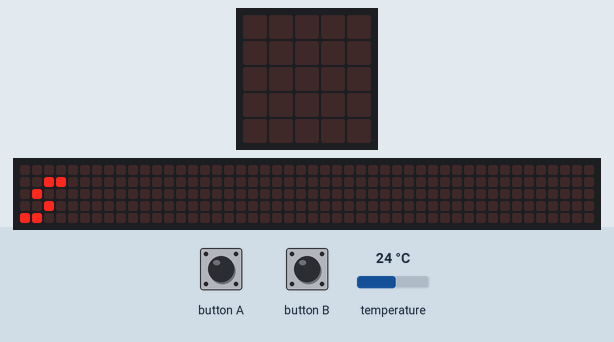
Simulated run of this program. Board: BBC micro:bit (MakeCode). On the bench: the board's 5×5 LED display, a strip that is not on the board, showing the scrolling text unrolled. The test bench sets the inputs (shaded band); at power-on: temperature 24 °C. The 48×5 strip is a reading aid, not a part: it shows the text the display is scrolling, unrolled, one strip-width of it at a time.

Above: at 8.6 s.
10.3 s: button A pressed for 0.15 s
At 21.92 s:
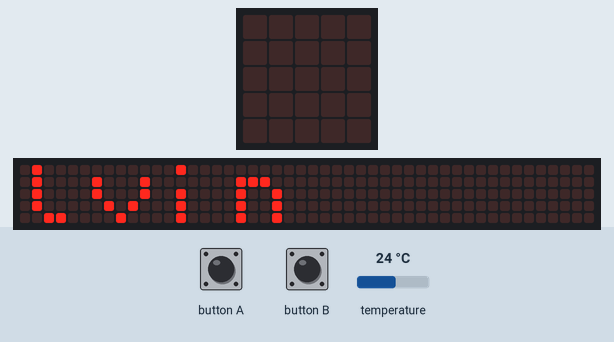
At 23.3 s:
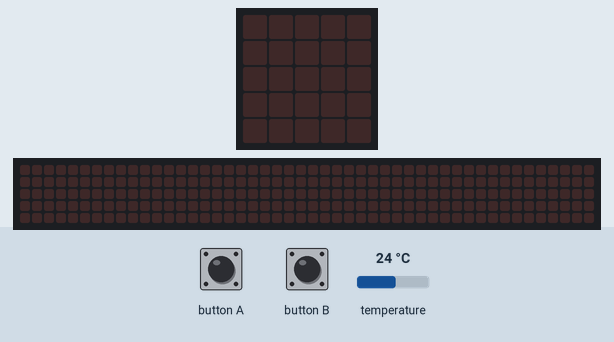

The program:

main.ts
```typescript
input.onButtonPressed(Button.A, function () {
    temperatura = input.temperature() + 273.15
    basic.showString("" + temperatura + "kelvin")
})
input.onButtonPressed(Button.B, function () {
    temperatura = input.temperature() * 1.8 + 32
    basic.showString("" + temperatura + "fahrenheit")
})
let temperatura = 0
temperatura = input.temperature()
basic.showString("" + temperatura + "celsius")
```

test.ts
```typescript
// testes vão aqui; isto não será compilado quando este pacote for usado como uma extensão.
```

Measured:
- after the input at 10.3 s, the display: first changes after 0.15 s (image 1 shows a later state)
- what the display in image 0 shows lasts 0.4 s, from 8.6 s to 9.0 s
